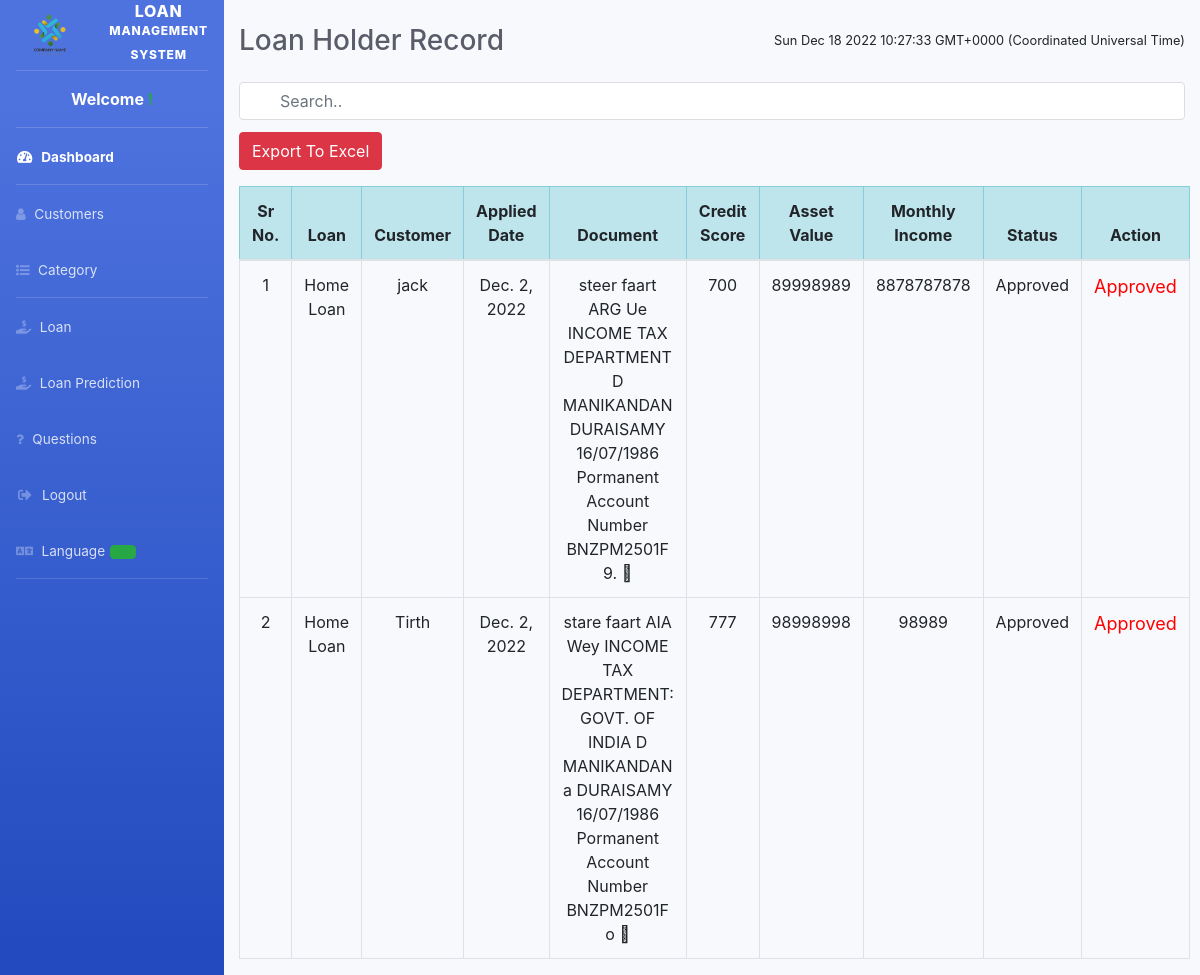
Page /admin-view-loan-holder on the committed database.
### loan/models.py (models this page shows, shortened)
class LoanRecord(models.Model):
    customer= models.ForeignKey(Customer, on_delete=models.CASCADE)
    Loan = models.ForeignKey(Loan, on_delete=models.CASCADE, null=True)
    status = models.CharField(max_length=100,default='Pending')
    creation_date =models.DateField(auto_now=True)

class Loan(models.Model):
    category = models.ForeignKey('Category', on_delete=models.CASCADE)
    loan_name = models.CharField(max_length=200)
    creation_date = models.DateField(auto_now=True)
    def __str__(self):
        return self.loan_name

### customer/models.py (models this page shows, shortened)
class Customer(models.Model):
    user=models.OneToOneField(User,on_delete=models.CASCADE)
    profile_pic= models.CharField(max_length=50)
    address = models.CharField(max_length=40)
    mobile = models.CharField(max_length=20,null=False)
    card_text = models.CharField(max_length=150)
    credit_score = models.CharField(max_length=3,null=False)
    asset_value = models.CharField(max_length=10,null=False)
    monthly_income = models.CharField(max_length=10,null=False)
    def __str__(self):
        return self.user.first_name

### loan/views.py (the view)
# urls.py: path('admin-view-loan-holder', views.admin_view_loan_holder_view,name='admin-view-loan-holder'),
def admin_view_loan_holder_view(request):
    loanrecords = models.LoanRecord.objects.all()
    return render(request,'loan/admin_view_loan_holder.html',{'loanrecords':loanrecords})

### templates/loan/admin_view_loan_holder.html (shortened to what this page needs)
{% extends 'loan/adminbase.html' %}
{% block content %}
{%load static%}
<head>
  <link href="http://netdna.bootstrapcdn.com/bootstrap/4.0.0-beta/css/bootstrap.min.css" rel="stylesheet">
    <link rel="stylesheet" href="https://maxcdn.bootstrapcdn.com/bootstrap/4.4.1/css/bootstrap.min.css">
    <link href="https://maxcdn.bootstrapcdn.com/font-awesome/4.3.0/css/font-awesome.min.css" rel="stylesheet">
</head>
<div class="container">
  <div class="panel panel-primary">
  <div class="d-sm-flex align-items-center justify-content-between mb-4 mt-4">
    <h1 class="h3 mb-0 text-gray-800">Loan Holder Record</h1>
    <span id='date-time' class="small"></span>
    </div>
    <div>
    <input class="form-control" id="myInput" type="text" placeholder="Search..">
    </div>
    <p>
      <button onclick="ExportToExcel('xlsx')" class="btn btn-danger">Export To Excel</button>
      </p>
    <table class="table  table-bordered table-responsive-sm display nowrap " id="dev-table">
      <thead class="table-info">
        <tr class="text-center">
        <th>Sr No.</th>
          <th>Loan</th>
          <th>Customer</th>
          <th>Applied Date</th>
          <th>Document</th>
          <th>Credit Score</th>
          <th>Asset Value</th>
          <th>Monthly Income</th>
          <th>Status</th>
          <th>Action</th>
        </tr>
      </thead>
      <tbody id="myTable">
      {% for t in loanrecords %}
      <tr class="text-center">
        <td> {{ forloop.counter }}</td>
        <td> {{t.Loan}}</td>
        <td> {{t.customer}}</td>
        <td>{{t.creation_date}}</td>
        <td>{{t.customer.card_text}}</td>
        <td class="maandrendementen">{{t.customer.credit_score}}</td>
        <td class="asset_value">{{t.customer.asset_value}}</td>
        <td class="monthly_income">{{t.customer.monthly_income}}</td>
        <td>{{t.status}}</td>
                    {% if t.status == 'Pending' %}
                <td>
                    <button class="btn btn-success btn-sm badge-pill" style="width: 120px;"><a  style="text-decoration: none;color: white;" href="{% url 'approve-request' t.id  %}">Approve</a> </button>
                    <button class="btn btn-danger btn-sm badge-pill" style="width: 120px;"><a  style="text-decoration: none;color: white;" href="{% url 'reject-request' t.id  %}">Reject</a> </button>
                </td>
                {% else %}
                <td>
                <span style="color:red;font-size:18px;" class="label success">{{t.status}}</span></td>
                {% endif %}
      {% endfor %}
    </tr>
    </tbody>
    </table>
  </div>
</div>
{% endblock content %}

### templates/loan/admin_view_loan_holder.html (style rules this page uses)
#myInput { background-image: url(''); background-position: 10px 12px; background-repeat: no-repeat; width: 100%; font-size: 16px; padding: 12px 20px 12px 40px; border: 1px solid #ddd; margin-bottom: 12px; }

### rows in the picture
LoanRecord: Loan "Home Loan", customer "jack", creation_date "Dec. 2, 2022", customer.card_text "steer faart ARG Ue INCOME TAX DEPARTMENT D MANIKANDAN DURAISAMY 16/07/1986 Pormanent Account Number BNZPM2501F 9.", customer.credit_score "700", customer.asset_value "89998989", customer.monthly_income "8878787878", status "Approved"
LoanRecord: Loan "Home Loan", customer "Tirth", creation_date "Dec. 2, 2022", customer.card_text "stare faart AIA Wey INCOME TAX DEPARTMENT: GOVT. OF INDIA D MANIKANDAN a DURAISAMY 16/07/1986 Pormanent Account Number BNZPM2501F o", customer.credit_score "777", customer.asset_value "98998998", customer.monthly_income "98989", status "Approved"
